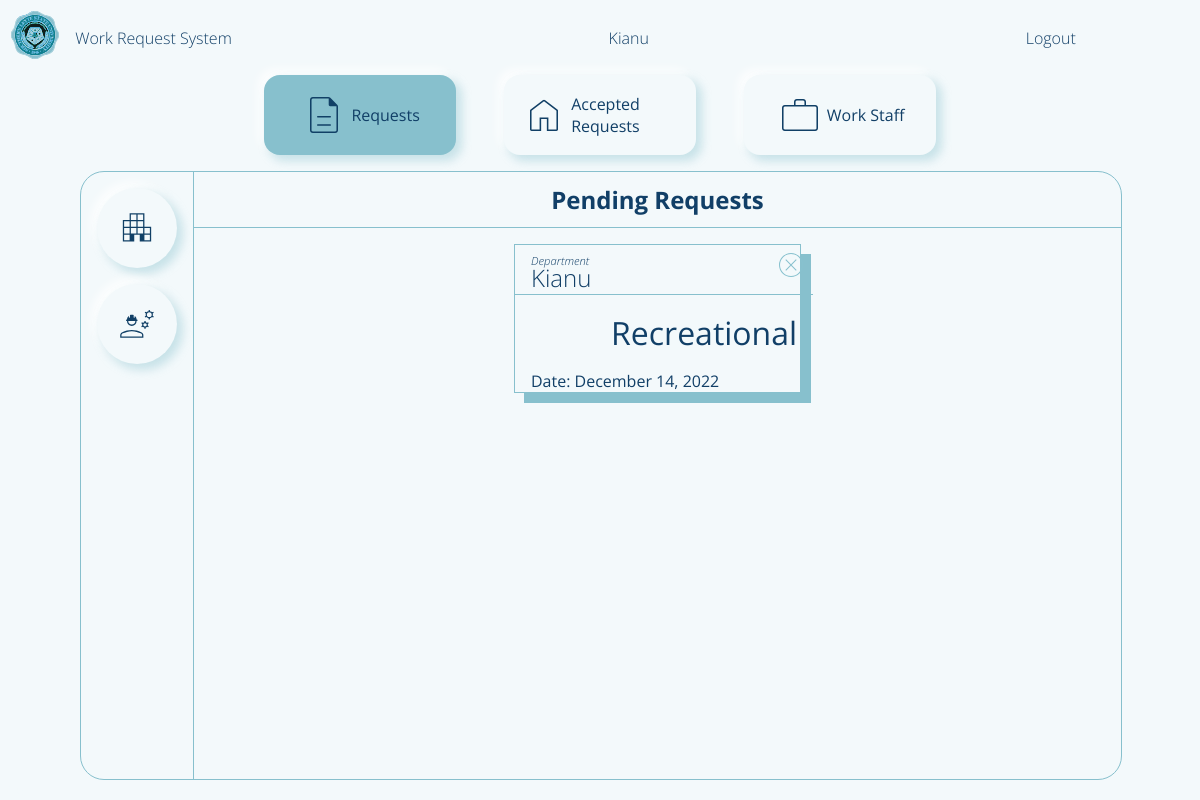
/adminPage (signed in), run on an earlier commit of the app's database.
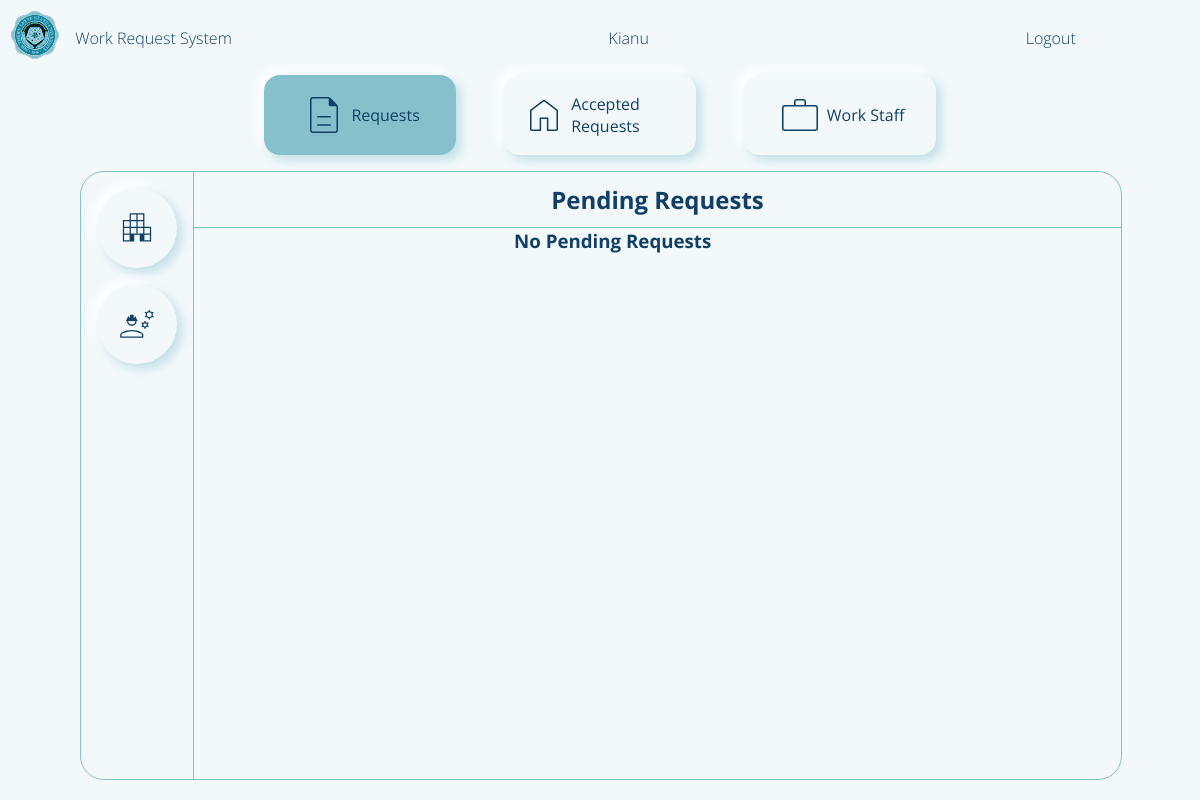
And on a later commit of the database.
### flaskApp/models.py (models this page shows, shortened)
class User(db.Model, UserMixin):
	__tablename__ = 'user'
	id = db.Column(db.Integer, primary_key=True)
	userName = db.Column(db.String(20), unique=True, nullable=False)
	userType = db.Column(db.String(20), default='Admin')
	passWord = db.Column(db.String(60), nullable=False)
	requestForm = db.relationship('UserRequestForm', backref='user')

class UserRequestForm(db.Model):
	__tablename__ = 'userRequestForm'
	id = db.Column(db.Integer, primary_key=True)
	requestorName = db.Column(db.String(500), nullable=False)
	requestTitle = db.Column(db.String(500), nullable=False)
	requestedWork = db.Column(db.String(500), nullable=False)
	roomNumber = db.Column(db.Integer(), nullable=False)
	avilabilityOfMaterials = db.Column(db.String(10), nullable=False)
	priorityLevel = db.Column(db.Integer, default=0) # change this to integer in the future 0 - pending 1 - high 2 - medium 3 - low
	status = db.Column(db.String(20), default='Pending')
	dateApproved = db.Column(DateTime, default=datetime.now(), nullable=False)
	dateLimit = db.Column(DateTime, default=datetime.now(), nullable=False)
	requestFormId = db.Column(db.Integer, db.ForeignKey('user.id'))

### flaskApp/routes.py (the view, shortened to what this page needs)
@app.route('/adminPage', methods=['GET', 'POST'])
def adminPage():
	formStaff = Staff_Registration()
	formRequestor = Requestor_Registration()
	workRequest = UserRequestForm.query.order_by(UserRequestForm.priorityLevel)
	requestsCount = UserRequestForm.query.filter_by(status='Pending').count()
	pendingRequest = UserRequestForm.query.filter_by(status='Pending')
	staffCount = User.query.filter_by(userType='Staff').count()
	if current_user.is_authenticated == False:
		return redirect(url_for('loginPage'))
	return render_template('adminDashboard.html',
							requestsData=requestsData,
	  						title='Admin Page',
	  						user=current_user.userName,
	  						form2=formStaff,
	    					form=formRequestor,
	    					workRequest=workRequest,
	    					countReq=requestsCount,
	    					countStaff=staffCount,
	    					pendingRequest=pendingRequest)

### flaskApp/models.py (called while the page is built)
@loginManager.user_loader
def loadUser(userId):
	return User.query.get(int(userId))

### flaskApp/templates/adminDashboard.html (shortened to what this page needs)
{% extends "layout.html" %}
{% block content %}
	<main class="content-main">
		<section class="navbar">
			<div class="nav-requests">
				<img class='nav-icon' src="{{ url_for('static', filename='img/form.svg') }}">
				<p>Requests</p>
			</div>
			<div class="nav-home">
				<img class='nav-icon' src="{{ url_for('static', filename='img/home.svg') }}">
				<p>Accepted Requests</p>
			</div>
			<div class="nav-staff">
				<img class='nav-icon' src="{{ url_for('static', filename='img/staff.svg') }}">
				<p>Work Staff</p>
			</div>
		</section>
		<section class="feed">
					{% for req in workRequest  %}
						{% if req.status != 'unApproved' and req.status != 'Pending'%}
								<body onload="progress()">
								</body>
						{% endif %}
					{% endfor %}
			<div class="feed-request feed-nav">
				<nav class="feed-request-nav">
					<div>
						<img class="nav-icon add-req" src="{{ url_for('static', filename='img/requestor.svg') }}">
					</div>
					<div>
						<img class="nav-icon add-staff" src="{{ url_for('static', filename='img/ongoing.svg') }}">
					</div>
				</nav>
				<header class="feed-request-header">
					<h1 class="title">Pending Requests</h1>
				</header>
				<main class="feed-request-main">
					<section class="feed-request-main-body">
						{% if countReq != 0 %}
							{% for n in pendingRequest %}
								<div class="main-content">
									<section class="main-content-header">{{ n.requestorName }}</section>
									<section class="main-content-body">
										<a href="{{ url_for('adminPageApproval', name=n.requestorName, idNum=n.id) }}">{{ n.requestTitle }}</a>
									</section>
									<section class="main-content-footer">Date: {{ n.dateApproved.strftime("%B %d, %Y") }}</section>
									<div class="feed-request-close-btn">
										<a href="{{url_for('reject', name=n.requestTitle, ids=n.requestFormId)}}">
											<img src="{{ url_for('static', filename='img/close-btn2.svg') }}">
										</a>
									</div>
								</div>
							{% endfor %}
						{% else %}
							<h1>No Pending Requests</h1>
						{% endif %}
					</section>
				</main>
			</div>
		</section>
	</main>
	<footer class="content-footer">
	</footer>
{% endblock content %}

### flaskApp/templates/layout.html (shortened to what this page needs)
<!DOCTYPE html>
<html>
<head>
    {% if title == 'Login Page'%}
    	<link rel="stylesheet" type="text/css" href="{{ url_for('static', filename='login.css') }}">
    {% elif title == 'Admin Page'%}
    	<link rel="stylesheet" type="text/css" href="{{ url_for('static', filename='adminDashboard.css') }}">
    {% elif title == 'Requestor Page'%}
        <link rel="stylesheet" type="text/css" href="{{ url_for('static', filename='requestorDashboard.css') }}">
    {% elif title == 'Staff Page'%}
        <link rel="stylesheet" type="text/css" href="{{ url_for('static', filename='staffDashboard.css') }}">
     {% elif title == 'Admin Approval Page'%}
        <link rel="stylesheet" type="text/css" href="{{ url_for('static', filename='adminApproval.css') }}">
    {% endif%}
</head>
<body>
	<div class="container">
        {% if title != 'Login Page'%}
        <header class="content-header">
            <div class="img-box">
                <img class="logo_slsu" src="{{ url_for('static', filename='img/logo_slsu.svg') }}">
            </div>
            {% if title == 'Admin Page'%}
                <section class="header-title">
                    <a href="{{ url_for('adminPage') }}">Work Request System</a>
                </section>
                <section class="header-user">
                    {{ user }}
                </section>
            {% endif %}
            <div class="header-profile">
                {% if current_user.is_authenticated == True %}
                <a href="{{ url_for('logout') }}">Logout</a>
                {% endif %}
            </div>
        </header>
        {% endif%}
		{% block content %}{% endblock content %}
	</div>
</body>
</html>

### flaskApp/static/adminDashboard.css (style rules this page uses)
body { background: var(--white); }
.container { margin: 0; display: grid; height: 100vh; grid-template-columns: 1fr 1fr 1fr; grid-template-rows: 0fr 1fr 0.0fr; grid-template-areas: 'h h h' 'm m m' 'f f f'; }
.content-header { grid-area: h; display: flex; flex-direction: row; align-items: center; padding: var(--fn-small); }
.img-box { flex-grow: 0; }
.header-title { flex-grow: 1; margin-left: 1rem; }
.header-title a { font-size: var(--fn-regular); font-weight: lighter; color: var(--blue); }
.header-user { flex-grow: 1; font-size: var(--fn-regular); font-weight: lighter; color: var(--blue); }
.header-profile { flex-grow: 0.3; }
.header-profile a { font-size: var(--fn-regular); font-weight: lighter; color: var(--blue); }
.content-main { grid-area: m; background: var(--white); display: grid; grid-template-columns: 1fr 1fr; grid-template-rows: 0fr 1fr; grid-template-areas: 'h h' 'm m' }
.navbar { grid-area: h; display: flex; flex-direction: row; justify-content: space-around; margin-bottom: 1rem; margin-left: 15rem; margin-right: 15rem; }
.navbar div { display: flex; flex-direction: row; align-items: center; padding: 1rem; background: var(--white); border-radius: 1rem; box-shadow: var(--box-shadow); cursor: pointer; width: 10rem; justify-content: center; align-items: center; }
.navbar div img, .feed-home section img, .feed-request-nav div img { filter: var(--img-color-blue); }
.navbar div p { font-size: var(--fn-regular); margin-left: 0.2rem; font-weight: normal; color: var(--blue); }
.feed { grid-area: m; background: var(--white); margin-left: 5rem; margin-right: 5rem; position: relative; }
.feed-nav { position: absolute; top: 0; left: 0; background: var(--white); width: 100%; height: 100%; color: var(--blue); z-index: 2; border: 1px solid var(--blueGreen); border-radius: 1.5rem; }
.feed-request { background: var(--white); display: grid; grid-template-columns: 0.1fr 1fr; grid-template-rows: 0.1fr 1fr 0fr; grid-template-areas: 'n h' 'n m' 'f f'; }
.feed-request-nav { grid-area: n; display: flex; flex-direction: column; align-items: center; padding: 1rem; border-right: 1px solid var(--blueGreen); }
.feed-request-nav div img { width: 2.5rem; height: 2.5rem; }
.feed-request-nav div { display: flex; justify-content: center; align-items: center; box-shadow: var(--box-shadow); width: 5rem; height: 5rem; margin-bottom: 1rem; cursor: pointer; border-radius: 50%; transition: transform, background, .1s; position: relative; }
.feed-request header { grid-area: h; display: flex; flex-direction: column; justify-content: center; align-items: center; border-bottom: 1px solid var(--blueGreen); }
.feed-request main { grid-area: m; display: flex; flex-direction: column; overflow: scroll; }
.feed-request-main-body { margin-left: 20rem; margin-right: 20rem; }
.content-footer { grid-area: f; background: var(--white); }

### flaskApp/static/globalVariables.css (style rules this page uses)
* { font-family: 'Open Sans'; margin: 0; }
:root { --white: #F3F9FB; --blue: #113F67; --lightBlue: #226597; --blueGreen: #87C0CD; --blueGreenRGB: 135, 192, 205; --danger: #6581db; --box-shadow-blueGreen: rgba(135, 192, 205,0.3); --box-shadow: 5px 5px 10px 1px rgba(135, 192, 205,0.4), -5px -5px 10px 1px rgba(255, 255, 255,0.8); --box-shadow-low: 5px 5px 10px 1px rgba(135, 192, 205,0.4); --box-shadow-high: -5px -5px 10px 1px rgba(255, 255, 255,0.8); --fn-regular: 1rem; --fn-small: 0.7rem; --fn-large: 2rem; --fn-xlarge: 3rem; --fn-medium: 1.5rem; --border-radius: 2rem; --img-danger: invert(83%) sepia(36%) saturate(5506%) hue-rotate(310deg) brightness(84%) contrast(105%); --img-color-blue: invert(19%) sepia(21%) saturate(3410%) hue-rotate(178deg) brightness(94%) contrast(92%); --img-color-lightBlue: invert(29%) sepia(81%) saturate(550%) hue-rotate(165deg) brightness(95%) contrast(88%); --img-color-blueGreen: invert(76%) sepia(41%) saturate(278%) hue-rotate(144deg) brightness(91%) contrast(84%); --img-color-white: invert(98%) sepia(1%) saturate(1507%) hue-rotate(172deg) brightness(101%) contrast(97%); --setBefore: 0%; }
body { background: var(--white); color: var(--white); }
a { text-decoration: none; color: var(--blueGreen); }
.logo_slsu { width: 3rem; height: 3rem; filter: invert(97%) sepia(45%) saturate(6373%) hue-rotate(166deg) brightness(85%) contrast(88%); }
.header-profile a { text-decoration: none; color: var(--white); }

What changed in the data, as far as the page shows it:
no longer on this page (row edited): UserRequestForm: requestorName "Kianu", requestTitle "Recreational", dateApproved "December 14, 2022"
Also different on the page:
text now shown: "No Pending Requests"
